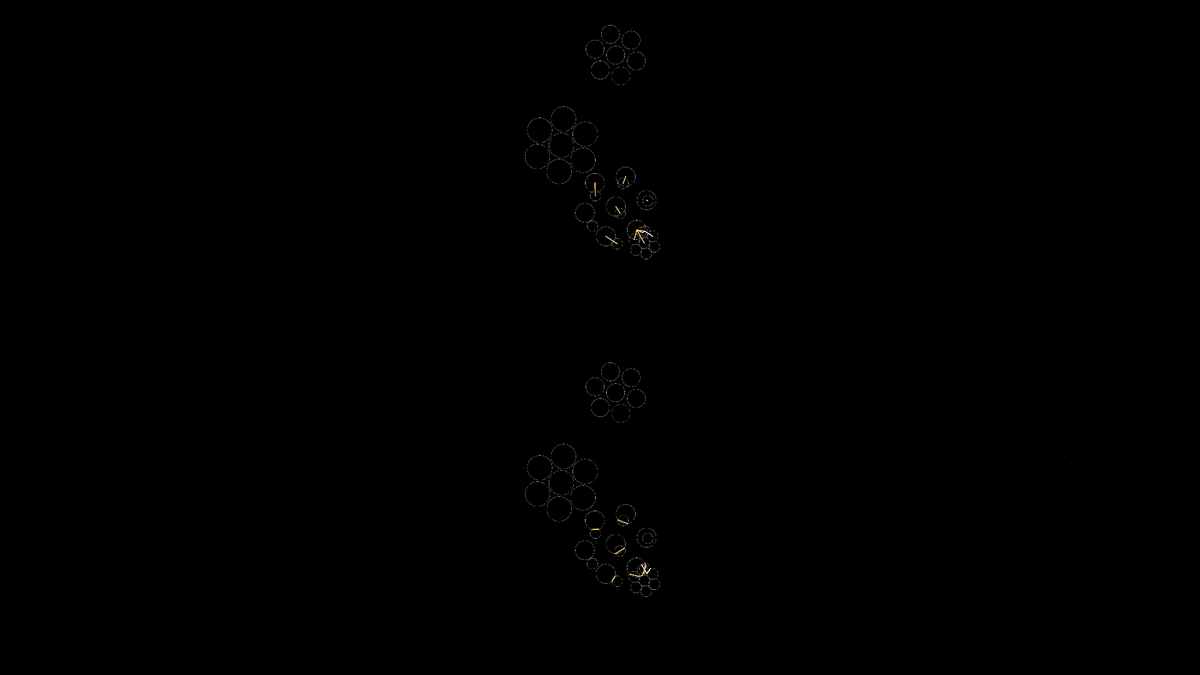
Frame 1 (no input)
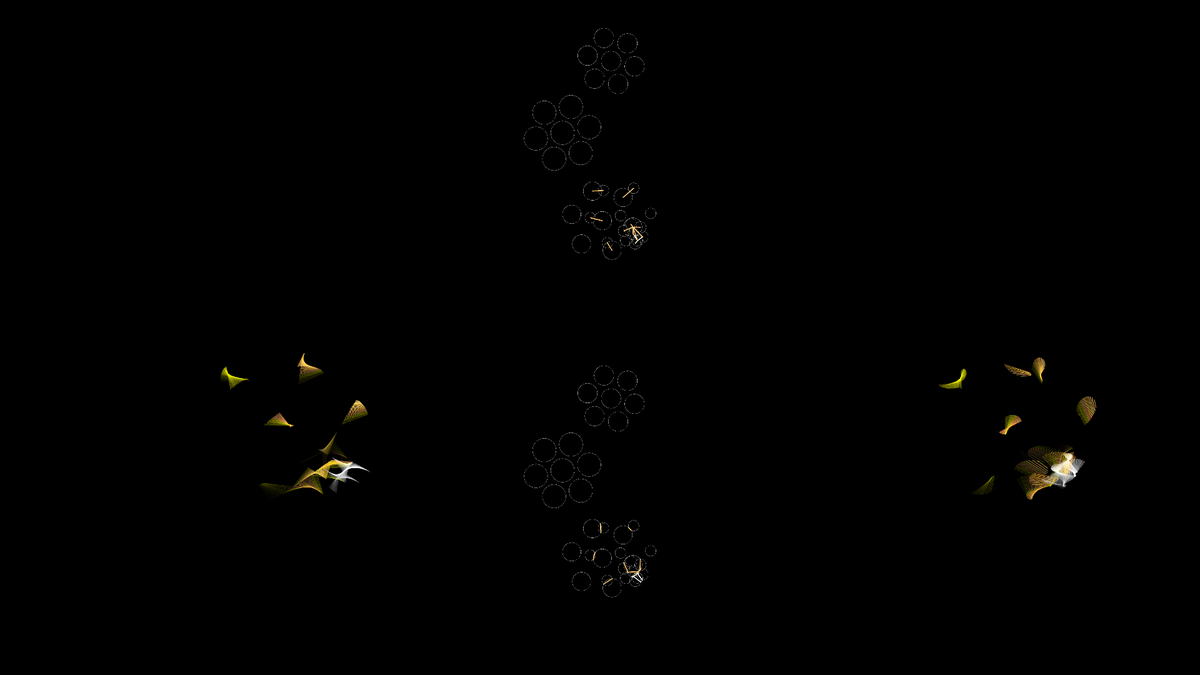
Frame 60 (no input)
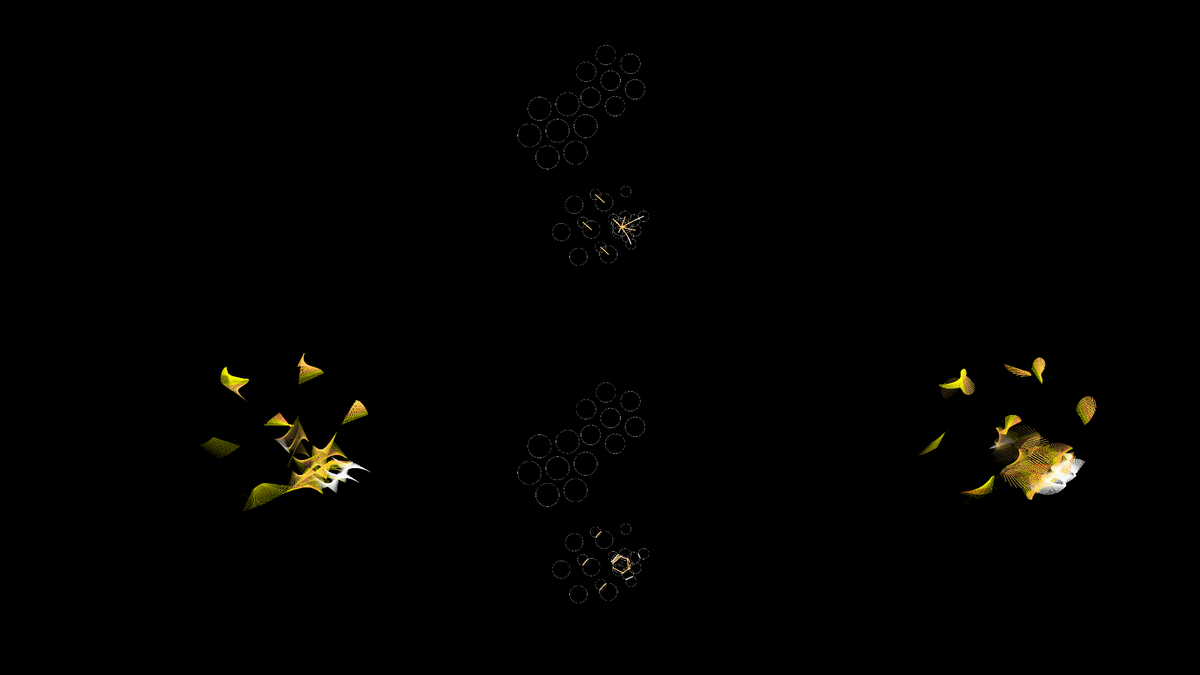
Frame 120 (the mouse pressed at the canvas centre since frame 60)

The p5.js sketch that drew these frames (run headless with seeded random() and noise() and a simulated clock; from frame 60 on, the mouse is pressed at the canvas centre):

// p5.js sketch
// ── sketch.js
/*
Author: Project Somedays
Date: 2024-05-06 updated 2024-05-10
Title: "Overlapdance"

Nod to Casey Reas - it's all just overlapping circles.
*/


let palettes = [
  ['#f72585', '#b5179e', '#7209b7', '#560bad',' #480ca8', '#3a0ca3', '#3f37c9', '#4361ee', '#4895ef', '#4cc9f0'],
  ['#03071e', '#370617', '#6a040f', '#9d0208', '#d00000', '#dc2f02', '#e85d04',' #f48c06', '#faa307', '#ffba08'],
  ['#d9ed92', '#b5e48c','#99d98c','#76c893', '#52b69a', '#34a0a4', '#168aad', '#1a759f', '#1e6091', '#184e77'],
  ['#3a0f72', '#6023b0', '#7826e3', '#8e48eb', '#a469f2', '#bb4fcd', '#d235a8', '#ff005e', '#250b47'],
  ['#007f5f', '#2b9348', '#55a630', '#80b918', '#aacc00', '#bfd200', '#d4d700', '#dddf00', '#eeef20', '#ffff3f'],
  ['#012a4a', '#013a63', '#01497c', '#014f86', '#2a6f97', '#2c7da0', '#468faf', '#61a5c2', '#89c2d9', '#a9d6e5'],
  ['#f94144', '#f3722c', '#f8961e', '#f9844a', '#f9c74f', '#90be6d', '#43aa8b', '#4d908e', '#577590', '#277da1'],
  ['#0466c8', '#0353a4', '#023e7d', '#002855', '#001845', '#001233', '#33415c', '#5c677d', '#7d8597', '#979dac'],
  ['#7400b8', '#6930c3', '#5e60ce', '#5390d9', '#4ea8de', '#48bfe3', '#56cfe1', '#64dfdf', '#72efdd', '#80ffdb'],
  ['#54478c', '#2c699a', '#048ba8', '#0db39e', '#16db93', '#83e377', '#b9e769', '#efea5a', '#f1c453', '#f29e4c'],
  ['#227c9d', '#17c3b2', '#ffcb77', '#fef9ef', '#fe6d73'],
  ['#ffbc42', '#d81159', '#8f2d56', '#218380', '#73d2de'],
  ['#d00000', '#ffba08', '#3f88c5', '#032b43', '#136f63'],
  ['#eac435', '#345995', '#03cea4', '#fb4d3d', '#ca1551']
];

let randPalette;

const OVERLAPMODES = {
  CENTRES : "phases",
  CHORDS: "chords"
}

const n = 5;
const rate = 0.001;
const substeps = 1;
const getVal = (offset, min, max) => map(noise(offset + frameCount*rate), 0, 1, min, max);

let r;
let tests = []

let sclFactor;


const maxOpacity = 10;

let debugMode = true;

let cnv;
let cnv2;
let debug;
let debug2;

function setup() {
  // createCanvas(windowWidth, windowHeight);
  
  createCanvas(1920, 1080);
  pixelDensity(1);

  randPalette = random(palettes);
  cnv = createGraphics(width, height);
  cnv2 = createGraphics(cnv.width, cnv.height);
  debug = createGraphics(cnv.width, cnv.height); // must match cnv
  debug2 = createGraphics(cnv.width, cnv.height);

  sclFactor = height/cnv.width;
  debug.noFill();
  debug2.noFill();
  imageMode(CENTER);
  
  
  r = random(width/50, width/15);


  for(let i = 0; i < n; i++){
    tests[i] = new CircCollection();
  }
 
  
  background(0);

  describe("In debug mode, arrangements of 6 circles around a central circle float around the screen, growing and shrinking. Where they overlap with other arrangements, a chord is drawing between their points of intersection. In normal mode, the colour from the larger of the two circles is cumulatively drawn to the screen");
}

function draw() {

  for(let i = 0; i < substeps; i++){
    debug.background(0);
    debug2.background(0);
    debug.stroke(255);
    debug2.stroke(255);
    debug.strokeWeight(1);
    debug2.strokeWeight(1);
    for(let t of tests){
      t.update();
      t.show(debug);
      t.show(debug2); 
    }

    drawOverlap(cnv,OVERLAPMODES.CENTRES,true);
    drawOverlap(cnv2,OVERLAPMODES.CHORDS,true);
    debug.strokeWeight(5);
    debug2.strokeWeight(5);
    drawOverlap(debug,OVERLAPMODES.CENTRES,false);
    drawOverlap(debug2,OVERLAPMODES.CHORDS,false);
  }

  // if(debugMode){
  //   image(debug, width/2, height/2);
  // } else{
  //   image(cnv, width/2, height/2);
  // }
  push();
  translate(width*0.2, height/2);
  rotate(-HALF_PI);
  image(cnv, 0, 0, cnv.width*sclFactor, cnv.height*sclFactor*1.25);
  pop();

  push();
  translate(width/2, height/4);
  rotate(-HALF_PI);
  image(debug, 0, 0, debug.width*sclFactor*0.5, debug.height*sclFactor*0.5);
  pop();

  push();
  translate(width/2, 3*height/4);
  rotate(-HALF_PI);
  image(debug2, 0, 0, debug2.width*sclFactor*0.5, debug2.height*sclFactor*0.5);
  pop();

  
  
  push();
  translate(width*0.8, height/2);
  rotate(-HALF_PI);
  image(cnv2, 0, 0, cnv.width*sclFactor, cnv.height*sclFactor*1.25);
  pop();
}

function drawOverlap(layer, mode, opacityMode){
  for(let i = 0; i < tests.length; i++){
    for(let j = 0; j < tests.length; j++){
      // see if we're out of range
      if(i === j) continue;
      if(p5.Vector.dist(tests[i].c, tests[j].c) > tests[i].r*tests[i].spreadR + tests[j].r*tests[j].spreadR) continue;

      // if not, go through and check for overlap between any of the brushes
      let brushesA = tests[i].brushes;
      let brushesB = tests[j].brushes;
      for(let a = 0; a < brushesA.length; a ++){
        for(let b = 0; b < brushesB.length; b ++){
          let brushA = brushesA[a];
          let brushB = brushesB[b];
          let d = p5.Vector.dist(brushA.p, brushB.p)
          if(d > brushA.r + brushB.r) continue;
          
          let strokeCol = brushA.r > brushB.r ? brushA.colour : brushB.colour;
          let opacity = int(map(d, 0, brushA.r + brushB.r, maxOpacity, 0));
          
          if(opacityMode) {
            layer.stroke(hexToRgbWithOpacity(strokeCol, opacity));
          } else{
            layer.stroke(strokeCol);
          }
      
          if(mode === OVERLAPMODES.CHORDS){
            drawChordOfPointsOfIntersection(layer, brushA, brushB)
          } else{
            layer.line(brushA.p.x, brushA.p.y, brushB.p.x, brushB.p.y);
          }
        }
      }
    }
  }
}

function drawChordOfPointsOfIntersection(targetLayer, c1, c2){
  let R = c1.r;
  let r = c2.r;
  let d = p5.Vector.dist(c2.p, c1.p);
  if(d > r + R) return;
  let a = p5.Vector.sub(c2.p,c1.p).heading();
  let x = (d**2 - r**2 + R**2)/(2*d)
  let y1 = ((4*(d**2)*(R**2) - (d**2 - r**2 + R**2)**2)/(4*d**2))**0.5;
  let y2 = -y1;
  
  targetLayer.push();
  targetLayer.translate(c1.p.x, c1.p.y);  
  targetLayer.rotate(a);
  targetLayer.line(x, y1, x, y2);
  targetLayer.pop();
}

function hexToRgbWithOpacity(hex, opacity) {
  // Remove the hash symbol if it's present
  hex = hex.replace('#', '');

  // Parse the hex color into its RGB components
  let r = parseInt(hex.substring(0, 2), 16);
  let g = parseInt(hex.substring(2, 4), 16);
  let b = parseInt(hex.substring(4, 6), 16);
  
  // Return the RGB color with the specified opacity
  return color(r, g, b, opacity);
}



function keyPressed(){
  if(key === ' '){
    debugMode = !debugMode;
    background(0);
  }
  if(debugMode){
    stroke(255);
  } else{
    stroke(255, 20);
  }

  console.log(debugMode)
}
// ── circcollection.js
class CircCollection{
    constructor(){
      this.c = createVector(0, 0);
      this.r = r;
      this.a = 0;
      this.colours = new Array(7).fill(random(randPalette));
      console.log(this.colours);
      
      this.noiseOffsetAngle = random(10000);
      this.noiseOffsetX = random(10000);
      this.noiseOffsetY = random(10000);
      this.noiseOffsetR = random(10000);
      this.noiseOffsetSpread = random(10000);
      this.noiseOffsetSmallR = random(10000);
      this.brushes;
      this.update(); 
    }
  
    update(){
      let x = getVal(this.noiseOffsetX,-cnv.width*0.1, 1.1*cnv.width);
      let y = getVal(this.noiseOffsetY,-cnv.height*0.1, 1.1*cnv.height);
      this.a = getVal(this.noiseOffsetAngle,-TWO_PI, TWO_PI);
      this.r = getVal(this.noiseOffsetR, 0.1*r, 3*r);
      this.smallRScl = getVal(this.noiseOffsetSmallR, 0.25, 2);
      this.spreadRScl = getVal(this.noiseOffsetSpread, 0.25, 3 );
      this.c.set(x,y);
      this.brushes = calculateInnerCircles(this.c.x, this.c.y, this.r, this.spreadRScl, this.smallRScl, this.a, this.colours);
    }
  
    show(layer){
      
      for(let b of this.brushes){
        layer.circle(b.p.x,b.p.y, b.r*2);
      }
     
    }
  
  }
  
  function calculateInnerCircles(cx, cy, wholeCircleR, spreadR, smallCircleR, rotAngle, colours) {
    let circs = [];
    for (let i = 0; i < 6; i++) {
      let angle = i * TWO_PI / 6 + rotAngle;
      let xPos = cos(angle) * wholeCircleR * spreadR;
      let yPos = sin(angle) * wholeCircleR * spreadR;
      circs[i] = {p: createVector(cx + xPos, cy + yPos), r: wholeCircleR*0.5*smallCircleR, colour: colours[i]};
    }
    circs.push({p: createVector(cx,cy), r: wholeCircleR*0.5*smallCircleR, colour: colours[6]});
    
    return circs;
  }
  
  
 
  
  
